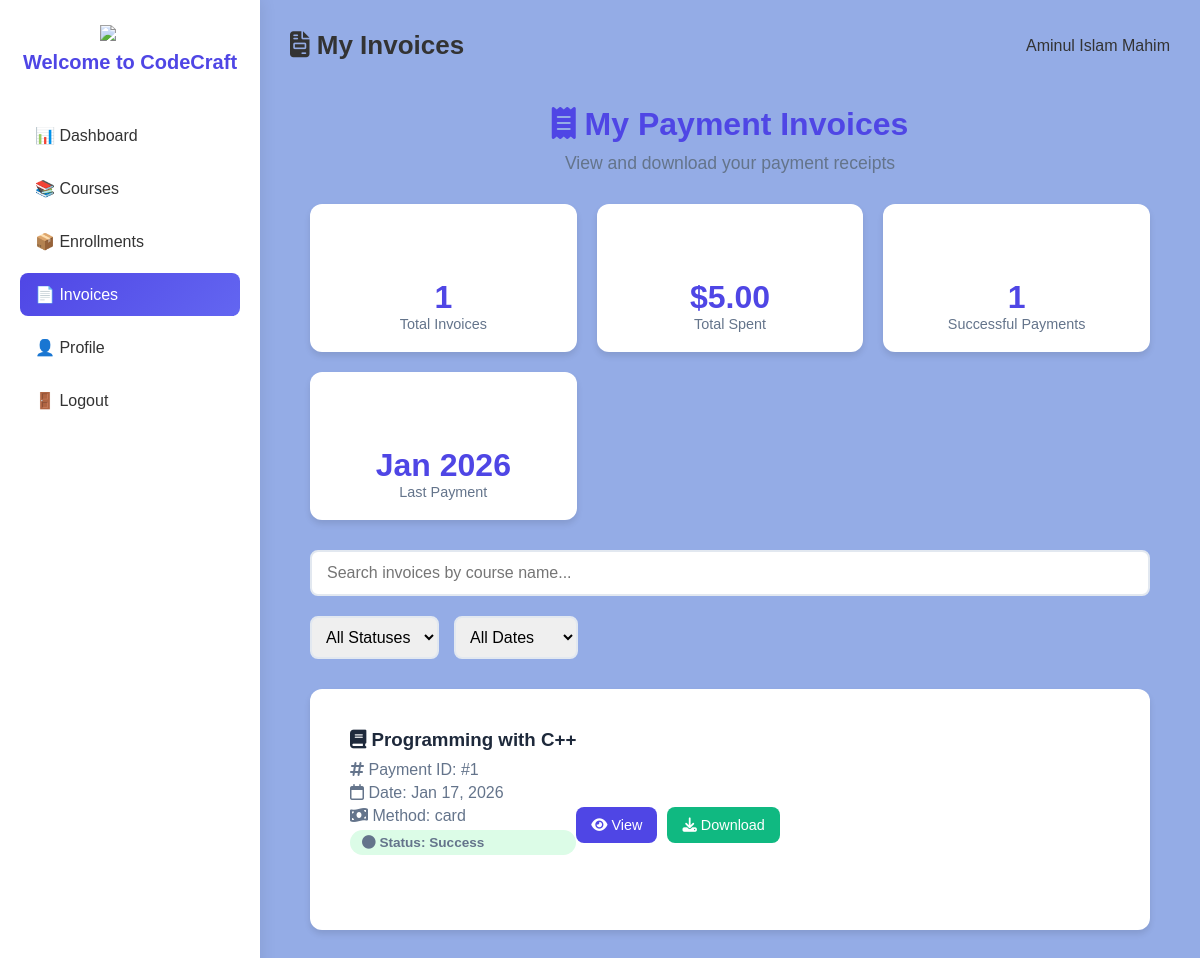
The app's page /app/controllers/studentController/invoices.php (signed in) with its own data.
### tables this page shows
CREATE TABLE `payments` (
  `id` int(11) NOT NULL,
  `user_id` int(11) DEFAULT NULL,
  `course_id` int(11) DEFAULT NULL,
  `amount` decimal(10,2) DEFAULT NULL,
  `payment_method` varchar(50) DEFAULT NULL,
  `payment_status` enum('success','failed') DEFAULT NULL,
  `paid_at` timestamp NOT NULL DEFAULT current_timestamp()
);

CREATE TABLE `courses` (
  `id` int(11) NOT NULL,
  `title` varchar(200) NOT NULL,
  `description` text DEFAULT NULL,
  `category_id` int(11) DEFAULT NULL,
  `instructor_id` int(11) DEFAULT NULL,
  `course_image` varchar(255) DEFAULT 'default-course.png',
  `difficulty` enum('Beginner','Intermediate','Advanced') DEFAULT NULL,
  `duration` varchar(50) DEFAULT NULL,
  `price` decimal(10,2) DEFAULT 0.00,
  `rating` float DEFAULT 0,
  `created_at` timestamp NOT NULL DEFAULT current_timestamp()
);

### app/helpers/asset_helper.php (called while the page is built, shortened)
<?php
function css_url($file) {
    return CSS_URL . '/' . $file;
}
function img_url($file) {
    return IMAGES_URL . '/' . $file;
}
function controller_url($path) {
    return CONTROLLERS_URL . '/' . ltrim($path, '/');
}
function view_url($path) {
    return VIEWS_URL . '/' . ltrim($path, '/');
}

### app/models/paymentModel.php (called while the page is built, shortened)
<?php
function getPaymentsByUser($userId) {
    $con = getConnection();
    $userId = (int)$userId;
    $sql = "SELECT p.*, c.title as course_title FROM payments p
            JOIN courses c ON p.course_id = c.id
            WHERE p.user_id = $userId ORDER BY p.paid_at DESC";
    $result = mysqli_query($con, $sql);
    $payments = [];
    while ($row = mysqli_fetch_assoc($result)) {
        $payments[] = $row;
    }
    return $payments;
}

### app/controllers/studentController/invoices.php (the view, shortened to what this page needs)
<?php
require_once __DIR__ . '/../../helpers/asset_helper.php';
require_once __DIR__ . '/../../models/paymentModel.php';
$userId = $_SESSION['user_id'];
$payments = getPaymentsByUser($userId);
?>
<!DOCTYPE html>
<html lang="en">
<head>
    <link rel="stylesheet" href="<?php echo css_url('student.css'); ?>">
    <link rel="stylesheet" href="https://cdnjs.cloudflare.com/ajax/libs/font-awesome/6.4.0/css/all.min.css">
</head>
<body>
    <div class="admin-container">
        <aside class="sidebar">
            <img src="<?php echo img_url('logo.png'); ?>" class="brand-logo">
            <h2 class="logo">Welcome to CodeCraft</h2>
            <ul class="menu">
                <li>
                    <a href="<?php echo view_url('student/dashboard.php'); ?>">📊 Dashboard</a>
                </li>
                <li>
                    <a href="<?php echo view_url('student/dashboard.php#courses'); ?>">📚 Courses</a>
                </li>
                <li>
                    <a href="<?php echo view_url('student/dashboard.php#enrollments'); ?>">📦 Enrollments</a>
                </li>
                <li class="active">
                    <a href="#">📄 Invoices</a>
                </li>
                <li>
                    <a href="profile.php">👤 Profile</a>
                </li>
                <li>
                    <a href="<?php echo controller_url('logout.php'); ?>">🚪 Logout</a>
                </li>
            </ul>
        </aside>
        <main class="main">
            <header class="topbar">
                <h1><i class="fas fa-file-invoice"></i> My Invoices</h1>
                <div class="student-info">
                    <span><?php echo htmlspecialchars($_SESSION['full_name'] ?? 'student'); ?></span>
                </div>
            </header>
            <div class="invoices-container">
                <div class="invoices-header">
                    <h1><i class="fas fa-receipt"></i> My Payment Invoices</h1>
                    <p>View and download your payment receipts</p>
                </div>
                <?php if (!empty($payments)): ?>
                    <div class="stats-grid">
                        <div class="stat-card">
                            <div class="icon">
                                <i class="fas fa-file-invoice-dollar"></i>
                            </div>
                            <div class="value"><?php echo count($payments); ?></div>
                            <div class="label">Total Invoices</div>
                        </div>
                        <div class="stat-card">
                            <div class="icon">
                                <i class="fas fa-dollar-sign"></i>
                            </div>
                            <div class="value">$<?php echo number_format(array_sum(array_column($payments, 'amount')), 2); ?></div>
                            <div class="label">Total Spent</div>
                        </div>
                        <div class="stat-card">
                            <div class="icon">
                                <i class="fas fa-check-circle"></i>
                            </div>
                            <div class="value"><?php echo count(array_filter($payments, function($p) { return $p['payment_status'] === 'success'; })); ?></div>
                            <div class="label">Successful Payments</div>
                        </div>
                        <div class="stat-card">
                            <div class="icon">
                                <i class="fas fa-calendar"></i>
                            </div>
                            <div class="value"><?php echo !empty($payments) ? date('M Y', strtotime(max(array_column($payments, 'paid_at')))) : 'N/A'; ?></div>
                            <div class="label">Last Payment</div>
                        </div>
                    </div>
                    <div class="search-box">
                        <input type="text" id="invoice-search" placeholder="Search invoices by course name...">
                    </div>
                    <div class="filter-section">
                        <select id="status-filter">
                            <option value="">All Statuses</option>
                        </select>
                        <select id="date-filter">
                            <option value="">All Dates</option>
                        </select>
                    </div>
                    <div class="invoices-list" id="invoices-list">
                        <?php foreach ($payments as $payment): ?>
                            <div class="invoice-card" data-course="<?php echo htmlspecialchars(strtolower($payment['course_title'])); ?>" data-status="<?php echo $payment['payment_status']; ?>" data-date="<?php echo $payment['paid_at']; ?>">
                                <div class="invoice-card-content">
                                    <div class="invoice-info">
                                        <h3><i class="fas fa-book"></i> <?php echo htmlspecialchars($payment['course_title']); ?></h3>
                                        <p><i class="fas fa-hashtag"></i> Payment ID: #<?php echo $payment['id']; ?></p>
                                        <p><i class="far fa-calendar"></i> Date: <?php echo date('M j, Y', strtotime($payment['paid_at'])); ?></p>
                                        <p><i class="fas fa-money-bill-wave"></i> Method: <?php echo htmlspecialchars($payment['payment_method']); ?></p>
                                        <p class="invoice-status status-<?php echo $payment['payment_status']; ?>">
                                            <i class="fas fa-circle"></i> Status: <?php echo ucfirst($payment['payment_status']); ?>
                                        </p>
                                    </div>
                                    <div class="invoice-actions">
                                        <a href="<?php echo controller_url('studentController/viewInvoice.php?payment_id=' . $payment['id']); ?>" class="invoice-btn view-btn">
                                            <i class="fas fa-eye"></i> View
                                        </a>
                                        <a href="<?php echo controller_url('studentController/downloadInvoice.php?payment_id=' . $payment['id']); ?>" class="invoice-btn download-btn">
                                            <i class="fas fa-download"></i> Download
                                        </a>
                                    </div>
                                </div>
                            </div>
                        <?php endforeach; ?>
                    </div>
                <?php endif; ?>
            </div>
        </main>
    </div>
</body>
</html>

### app/assets/css/student.css (style rules this page uses)
* { margin: 0; padding: 0; box-sizing: border-box; font-family: "Poppins", sans-serif; }
body { background: #94ace6; color: #333; }
.admin-container { display: flex; min-height: 100vh; }
.sidebar { width: 260px; background: #ffffff; padding: 25px 20px; box-shadow: 2px 0 15px rgba(0,0,0,0.08); position: fixed; height: 100%; }
.brand-logo { width: 60px; display: block; margin: 0 auto 10px; }
.logo { text-align: center; font-size: 20px; margin-bottom: 40px; color: #4f46e5; }
.menu { list-style: none; }
.menu li { margin-bottom: 10px; border-radius: 8px; }
.menu a { display: block; padding: 12px 15px; text-decoration: none; font-size: 16px; color: #333; transition: 0.3s; }
.menu li:hover a, .menu li.active a { background: linear-gradient(135deg, #4f46e5, #6366f1); color: #fff; border-radius: 8px; }
.main { margin-left: 260px; padding: 30px; width: calc(100% - 260px); }
.topbar { display: flex; justify-content: space-between; align-items: center; margin-bottom: 25px; }
.topbar h1 { font-size: 26px; font-weight: 600; }
.student-info { display: flex; align-items: center; gap: 10px; }
.stats-grid { display: grid; grid-template-columns: repeat(auto-fit, minmax(220px, 1fr)); gap: 20px; }
.stat-card { padding: 25px; border-radius: 14px; color: #fff; box-shadow: 0 10px 25px rgba(0,0,0,0.15); transition: 0.3s; }
.invoice-card { background: #f8f9fa; padding: 20px; border-radius: 8px; margin-bottom: 15px; display: flex; justify-content: space-between; align-items: center; }
.invoice-info { flex: 1; }
.invoice-actions { display: flex; gap: 10px; }
.invoice-btn { padding: 8px 15px; border: none; border-radius: 6px; cursor: pointer; text-decoration: none; font-size: 14px; display: inline-block; }
.view-btn { background: #4f46e5; color: white; }
.download-btn { background: #28a745; color: white; }
.invoice-status { padding: 4px 10px; border-radius: 20px; font-size: 12px; font-weight: bold; }
.status-success { background: #d4edda; color: #155724; }
.invoice-info { margin-bottom: 30px; }
.invoice-actions { text-align: center; margin-top: 30px; }

### app/controllers/studentController/invoices.php (style rules this page uses)
.invoices-container { max-width: 1200px; margin: 20px auto; padding: 20px; }
.invoices-header { text-align: center; margin-bottom: 30px; }
.invoices-header h1 { color: #4f46e5; font-size: 2rem; margin-bottom: 10px; }
.invoices-header p { color: #64748b; font-size: 1.1rem; }
.stats-grid { display: grid; grid-template-columns: repeat(auto-fit, minmax(250px, 1fr)); gap: 20px; margin-bottom: 30px; }
.stat-card { background: white; padding: 20px; border-radius: 12px; box-shadow: 0 4px 6px rgba(0,0,0,0.1); text-align: center; }
.stat-card .icon { font-size: 2.5rem; margin-bottom: 10px; }
.stat-card .value { font-size: 2rem; font-weight: bold; color: #4f46e5; }
.stat-card .label { color: #64748b; font-size: 0.9rem; }
.invoices-list { margin-top: 30px; }
.filter-section { display: flex; gap: 15px; margin-bottom: 20px; flex-wrap: wrap; }
.filter-section select, .filter-section input { padding: 10px; border: 2px solid #e2e8f0; border-radius: 8px; font-size: 16px; }
.invoice-card { background: white; border-radius: 12px; box-shadow: 0 4px 6px rgba(0,0,0,0.1); margin-bottom: 20px; overflow: hidden; transition: transform 0.3s ease, box-shadow 0.3s ease; }
.invoice-card-content { padding: 20px; display: flex; justify-content: space-between; align-items: center; flex-wrap: wrap; }
.invoice-info { flex: 1; }
.invoice-info h3 { margin: 0 0 10px 0; color: #1e293b; }
.invoice-info p { margin: 5px 0; color: #64748b; }
.invoice-status { padding: 5px 12px; border-radius: 20px; font-size: 0.85rem; font-weight: 600; }
.status-success { background: #dcfce7; color: #166534; }
.invoice-actions { display: flex; gap: 10px; flex-wrap: wrap; }
.invoice-btn { padding: 10px 15px; border-radius: 8px; text-decoration: none; font-weight: 500; transition: all 0.3s ease; border: none; cursor: pointer; font-size: 0.9rem; }
.view-btn { background: #4f46e5; color: white; }
.download-btn { background: #10b981; color: white; }
.search-box { margin-bottom: 20px; }
.search-box input { width: 100%; padding: 12px 15px; border: 2px solid #e2e8f0; border-radius: 8px; font-size: 16px; }

### records on screen
payments: payment_status "1", course.title "Programming with C++", id "1", paid_at "Jan 17, 2026", payment_method "card", payment_status "Success"

### other values on screen
$_SESSION['full_name'] "Aminul Islam Mahim"
count($payments) "1"
array_sum(array_column($payments, 'amount')) "5.00"
date('M Y', strtotime(max(array_column($payments, 'paid_at')))) "Jan 2026"
